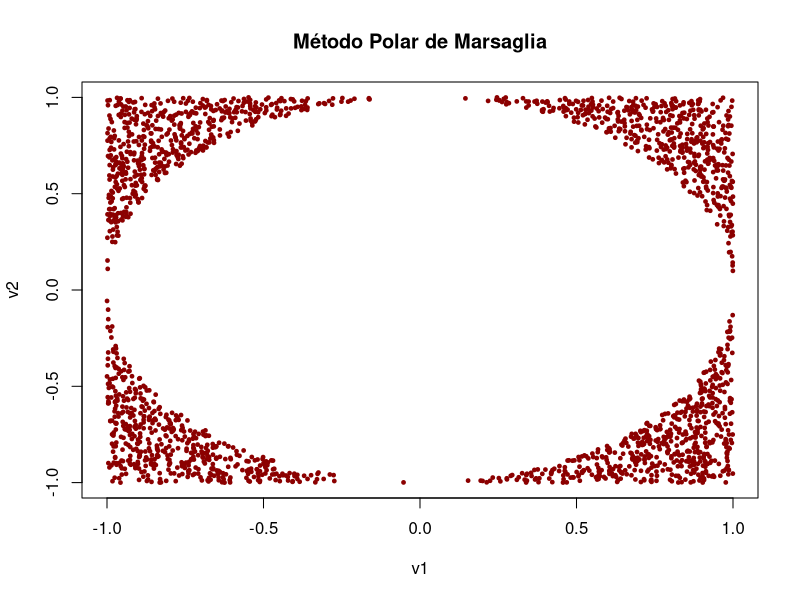

The R source for this figure: (Note: this script raises an error after producing the figure.)
#=========================================
# Método de Marsaglia
#=========================================
set.seed(123)
n <- 10000

# Uniformes
u1 <- runif(n)
u2 <- runif(n)

mean(u1); mean(u2)
sd(u2); sd(u2)

#Ahora transformamos u1, u2 a U(-1,1) => U(a,b) = a + u1(b-a)
v1 <- 2*u1-1
v2 <- 2*u2-1

mean(v1); mean(v2)
sd(v2); sd(v2)

r2 <- v1^2 + v2^2

datos <- data.frame(v1, v2, r2)
head(datos)
datos$

aceptados <- datos$r2 <= 1
rechazados <- datos$r2 > 1

#Visualizacion aceptados-rechazados
par(mfrow=c(1,1))
plot(datos$v1[rechazados], datos$v2[rechazados],
     col="darkred", pch=19, cex=0.5,
     xlab="v1", ylab="v2", main="Método Polar de Marsaglia")
points(datos$v1[aceptados], datos$v2[aceptados],
       col="lightblue", pch=19, cex=0.5)

theta <- seq(0,2*pi,length=500)
lines(cos(theta), sin(theta), lwd=3, col = "grey")


#Ahora vamos con los datos aceptados 
reales_r2 <- datos[datos$r2 <= 1,]

reales_r2$x1 <- reales_r2$v1*sqrt((-2*log(reales_r2$r2))/reales_r2$r2)
reales_r2$y1 <- reales_r2$v2*sqrt((-2*log(reales_r2$r2))/reales_r2$r2)

head(reales_r2)

mean(reales_r2$x1)
sd(reales_r2$x1)

mean(reales_r2$y1)
sd(reales_r2$y1)

plot(reales_r2$x1, reales_r2$y1,
     pch = 19, cex = 0.4, col = "lightblue",
     xlab = expression(Z[1]), ylab = expression(Z[2]),
     main = "Normales generadas mediante Marsaglia")

par(mfrow = c(1,2))
hist(reales_r2$x1, probability = TRUE, breaks = 30,
     col = "lightblue",
     main = "N(0,1) por Marsaglia",
     xlab = "x1")
curve(dnorm(x, mean = 0, sd = 1),
      add = TRUE, col = "red", lwd = 3)

hist(reales_r2$y1, probability = TRUE, breaks = 30,
     col = "lightblue",
     main = "N(0,1) por Marsaglia",
     xlab = "y1")
curve(dnorm(x, mean = 0, sd = 1),
      add = TRUE, col = "red", lwd = 3)


#############################################################
#A través de funcion más rapido
marsaglia <- function(n){
  z1 <- numeric(0)
  z2 <- numeric(0)
  v1_ <- numeric(0)
  v2_ <- numeric(0)
  
  while(length(z1) < n){
    # Uniformes U(0,1)
    u1 <- runif(1)
    u2 <- runif(1)
    # Transformación a U(-1,1)
    v1 <- 2*u1 - 1
    v2 <- 2*u2 - 1
    w <- v1^2 + v2^2
    
    if(w > 0 && w < 1){
      z1_nuevo <- v1*sqrt(-2*log(w)/w)
      z1 <- c(z1, z1_nuevo)
      
      z2_nuevo <- v2*sqrt(-2*log(w)/w)
      z2 <- c(z2, z2_nuevo)
      
      v1_ <- c(v1_, v1)
      v2_ <- c(v2_, v2)
    }
  }
  list(z1 = z1, z2 = z2, v1 = v1_, v2 = v2_)
}

#Generador de normales estandar con marsaglia
set.seed(123)

z <- marsaglia(10000)

mean(z$z1)
var(z$z1)

mean(z$z2)
var(z$z2)

cor(z$z1,z$z2)

#Visualizacion
par(mfrow = c(1,1))
plot(z$v1, z$v2, pch = 19, cex = 0.4, asp = 1, col = "darkgreen",
     xlab = expression(V[1]), ylab = expression(V[2]),
     main = "Puntos aceptados por el método de Marsaglia")

# Circunferencia unidad
theta <- seq(0, 2*pi, length.out = 1000)

lines(cos(theta), sin(theta), col = "red", lwd = 3)

# Líneas auxiliares
abline(h = 0, lty = 2, col = "gray70")
abline(v = 0, lty = 2, col = "gray70")

legend("topright", legend = c("Puntos aceptados", "Círculo unidad"),
       col = c("darkgreen","red"), pch = c(19,NA), cex = 0.7, lwd = c(NA,3))


plot(z$z1, z$z2, pch = 16, cex = 0.4, col = "blue",
     xlab = expression(Z[1]), ylab = expression(Z[2]),
     main = "Normales estándar generadas con Marsaglia")

abline(h = 0, col = "red", lty = 2)
abline(v = 0, col = "red", lty = 2)

#Funcion de densidad de los valores generados por z1 y z2
par(mfrow=c(1,2))
#Z1
hist(z$z1, probability = TRUE, breaks = 40,
     col = "lightblue", border = "white",
     main = expression(Z[1]~" generado por Marsaglia"), xlab = "")
curve(dnorm(x), add = TRUE, col = "red", lwd = 3)
#Z2
hist(z$z2, probability = TRUE, breaks = 40,
     col = "lightblue", border = "white",
     main = expression(Z[2]~" generado por Marsaglia"), xlab = "")
curve(dnorm(x), add = TRUE, col = "red", lwd = 3)

########################################################################
#EJERCICIO:
#Una compañía aseguradora ha estimado que el coste agregado anual de los 
#siniestros de una cartera de seguros del hogar puede modelizarse mediante 
#una distribución Normal~N(15000, 3000^2).
#Se pide: 
#1. Utilice el método polar de Marsaglia para generar 10.000 observaciones 
#de una variable normal estándar Z~N(0,1)
#2. Certifique de varias formas que la muestra sigue una distribución normal estándar.
#3. Transforme las observaciones generadas para obtener simulaciones 
#de dicha cartera de seguros de hogar
#4. Represente gráficamente la distribución simulada de la cartera
#5. Calcule: (a) El coste medio esperado. y (b) El VaR al 99\%. 

#Pregunta 1
simul <- marsaglia(10000)

#Pregunta 2
min(simul$z1)
max(simul$z1)
mean(simul$z1)
sd(simul$z1)

min(simul$z2)
max(simul$z2)
mean(simul$z2)
sd(simul$z2)

#Pregunta 3, vamos a construir las variables
mu1 <- 15000
sigma1 <- 3000 
#que sigen esa estructura de la cartera Y2 = X2·L + mu
Y <- matrix(0,nrow=1,ncol=10000)

Y <- mu1 + sigma1*simul$z1

#Ahora voy a verificar que sigue la media que queremos: 
mean(Y)
sd(Y)

#4 -- representación gráfica de la cartera 
par(mfrow = c(1,1))
hist(Y, breaks = 30, col = "lightblue", freq = F)
curve(dnorm(x, mean = mu1, sd = sigma1), add = TRUE, col = "blue", lwd = 3)

perc995 <- quantile(Y, 0.995)
perc975 <- quantile(Y, 0.975)

#Estimación del VaR
mean(Y) - perc995
mean(Y) - perc975

#Estimación del TVaR
tvar995 <- mean(Y) - mean(Y[Y > perc995])
tvar975 <- mean(Y) - mean(Y[Y > perc975])

  
par(mfrow = c(1,1))
hist(Y, breaks = 30, col = "lightblue", freq = F)
curve(dnorm(x, mean = mu1, sd = sigma1), add = TRUE, col = "blue", lwd = 3)
abline(v = mean(Y[Y > perc995]), col= "red", lwd = 2)
abline(v = perc995, col= "red4", lwd = 2)
abline(v = mean(Y[Y > perc975]), col= "yellow", lwd = 2)
abline(v = perc975, col= "yellow4", lwd = 2)
